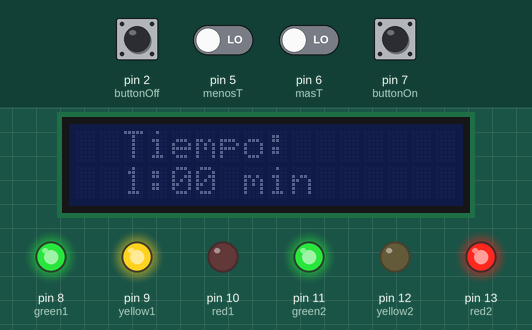
A sketch run on a simulated Arduino Uno, built with avr-gcc and run on an emulated ATmega328P. Parts: 16×2 character LCD, output pins drawn as LEDs (lit = HIGH). Inputs (shaded band) come from the test bench; at power-on: pin 2 (buttonOff), pin 5 (menosT), pin 6 (masT), pin 7 (buttonOn) LOW.

Above: at 7.3 s.
7.4 s: pin 2 (buttonOff) pulled HIGH for 0.15 s
At 7.7 s:
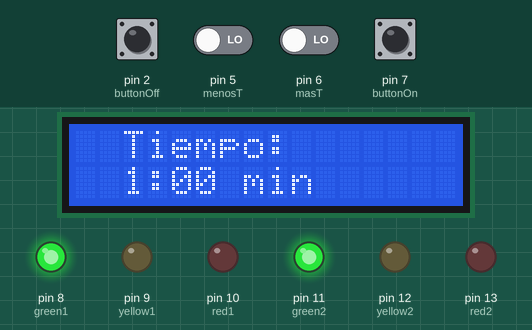
9.0 s: pin 7 (buttonOn) pulled HIGH for 0.15 s
At 10.0 s:
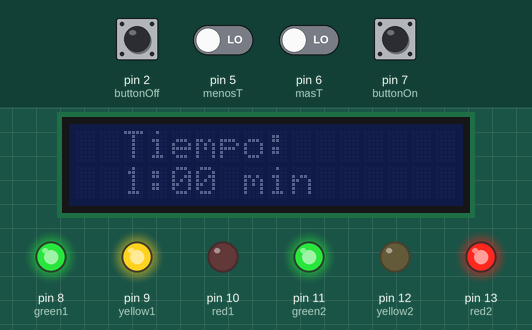
10.6 s: pin 2 (buttonOff) pulled HIGH for 1 s
At 11.3 s:
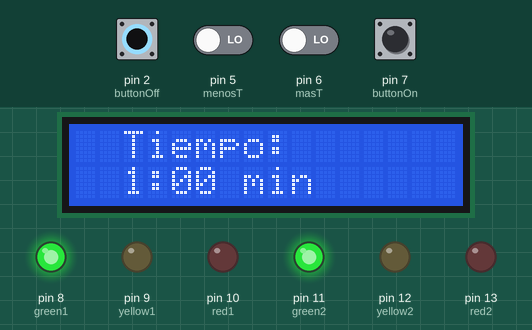
13.1 s: pin 5 (menosT) driven HIGH
At 14.2 s:
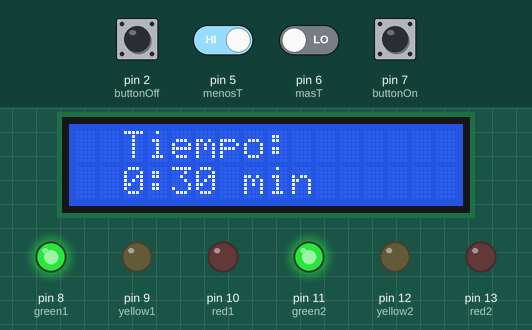
14.6 s: pin 7 (buttonOn) pulled HIGH for 1 s
At 30.8 s:
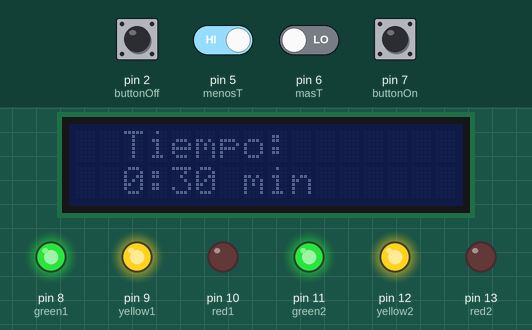
Timing chart, 0 to 36.5 s (numbered marks = the images above; inputs shaded):
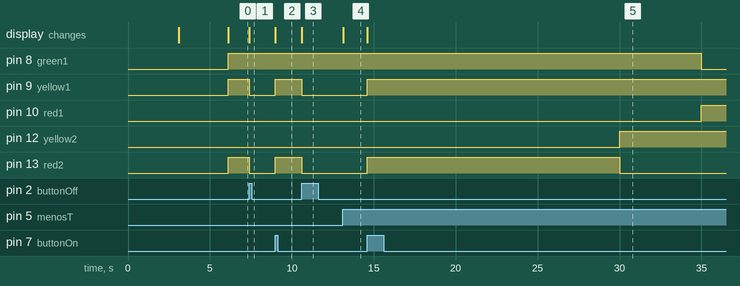

Measured:
- after the input at 7.4 s, pin 9 (yellow1), pin 13 (red2): HIGH → LOW at once; the display: changes at once (image 1)
- after the input at 9.0 s, pin 9 (yellow1), pin 13 (red2): LOW → HIGH at once; the display: changes at once (image 2)
- after the input at 10.6 s, pin 9 (yellow1), pin 13 (red2): HIGH → LOW at once; the display: changes at once (image 3)
- after the input at 13.1 s, the display: changes at once (image 4)
- after the input at 14.6 s, pin 8 (green1): HIGH → LOW after 20.4 s; pin 9 (yellow1): LOW → HIGH at once; pin 10 (red1): LOW → HIGH after 20.4 s; pin 12 (yellow2): LOW → HIGH after 15.4 s; pin 13 (red2): LOW → HIGH at once, → LOW 15.4 s later; the display: changes at once (image 5)

The sketch:

SemaforoDoble.ino
```cpp
//Code by Grupo Rubber
//Contacto:
//https://gruporubber.com.mx/
//+52 (55) 7657-3587 WhatsApp
//+52 (55) 6381-3674


//Modulo I2C para LCD 2x16:
#include<Wire.h>
#include <LiquidCrystal_I2C.h> // Debe descargar la Libreria que controla el I2C
LiquidCrystal_I2C lcd(0x27,16,2);

//Semaforo 1:
int green1 = 8;
int yellow1 = 9;
int red1 = 10;
//Semaforo 2:
int green2 = 11;
int yellow2 = 12;
int red2 = 13;
// switch:
int buttonOff = 2;
int buttonOn = 7;
// Tiempos:
long t= 30000;
long tIntervalo = 30000;
long tMax = 180000;
long tMin = 30000;
long tPreventiva = 60000;
long tRojoVerde = 5000;
//program time:
int estadoMasT = 0;
int estadoMenosT = 0;
int estadoAnteriorMasT = 0;
int estadoAnteriorMenosT = 0;
//+, -, time in sec:
int menosT = 5;
int masT = 6;
//Estado de interrupcion:
bool interrupted = false;
//Condicionales para intervalos entre semaforos:
unsigned long previousMillis = millis();
int x=1;

void setup()
{
  // initialize the lcd
  lcd.init();

  // Print a message to the LCD.
  lcd.backlight();
  lcd.setCursor(2,0);
  lcd.print("Bienvenido");
  lcd.setCursor(2,1);
  lcd.print("Iniciando...");
  delay(3000);
  lcd.clear();
  // Iniciando todos apagados:
  digitalWrite(green1, HIGH);
  digitalWrite(green2, HIGH);
  digitalWrite(yellow1, HIGH);
  digitalWrite(yellow2, HIGH);
  digitalWrite(red1, HIGH);
  digitalWrite(red2, HIGH);
  // Tiempo inicial
  lcd.setCursor(2,0);
  lcd.print("Tiempo:");
  lcd.setCursor(2,1);
  lcd.print(tPreventiva/60000);
  lcd.print(":00");
  lcd.print(" min");
  delay(3000);
  lcd.noBacklight();

  //Semaforo 1:
  pinMode(green1, OUTPUT);
  pinMode(yellow1, OUTPUT);
  pinMode(red1, OUTPUT);
  //Semaforo 2:
  pinMode(green2, OUTPUT);
  pinMode(yellow2, OUTPUT);
  pinMode(red2, OUTPUT);
  // switch:
  attachInterrupt(digitalPinToInterrupt(buttonOff),interrupt,HIGH);
  pinMode(buttonOn, INPUT);
  // switch time:
  pinMode(menosT, INPUT);
  pinMode(masT, INPUT);
  //Configuración inicial semaforos:
  digitalWrite(yellow2, LOW);
  digitalWrite(red1, LOW);
}

void loop()
{
  if (!interrupted){
    lcd.noBacklight();
    changeLights();
  }
  else if (interrupted){
    stopAll();
  }
}

void changeLights()
{
  unsigned long currentMillis = millis();
  //rojo 2
  if ((currentMillis - previousMillis >= tPreventiva) && (x == 1)){
    previousMillis = currentMillis;
    digitalWrite(yellow2, HIGH);
    digitalWrite(red2, LOW);
    x=2;
  }
  //verde 1
  else if ((currentMillis - previousMillis >= tRojoVerde) && (x == 2)){
    previousMillis = currentMillis;
    digitalWrite(red1, HIGH);
    digitalWrite(green1, LOW);
    x=3;
  }
  //amarillo 1
  else if ((currentMillis - previousMillis >= t) && (x == 3)){
    previousMillis = currentMillis;
    digitalWrite(green1, HIGH);
    digitalWrite(yellow1, LOW);
    x=4;
  }
  //rojo 1
  else if ((currentMillis - previousMillis >= tPreventiva) && (x == 4)){
    previousMillis = currentMillis;
    digitalWrite(yellow1, HIGH);
    digitalWrite(red1, LOW);
    x=5;
  }
  //verde 2
  else if ((currentMillis - previousMillis >= tRojoVerde) && (x == 5)){
    previousMillis = currentMillis;
    digitalWrite(red2, HIGH);
    digitalWrite(green2, LOW);
    x=6;
  }
  //amarillo 2
  else if ((currentMillis - previousMillis >= t) && (x == 6)){
    previousMillis = currentMillis;
    digitalWrite(green2, HIGH);
    digitalWrite(yellow2, LOW);
    x=1;
  }
}

//interrupt
void interrupt()
{
  interrupted= true;
}

//Stop loop
void stopAll()
{
  lcd.backlight();
  digitalWrite(green1, HIGH);
  digitalWrite(red1, LOW);
  digitalWrite(yellow1, LOW);
  digitalWrite(green2, HIGH);
  digitalWrite(red2, LOW);
  digitalWrite(yellow2, LOW);
  //Ciclo mientras esta detenido el semaforo
  while (digitalRead(buttonOn) != HIGH){
    //Change time mode
    estadoMasT = digitalRead(masT);
    estadoMenosT = digitalRead(menosT);
    if ((estadoMasT == HIGH) && (estadoAnteriorMasT == LOW)){
      if (tPreventiva < tMax){
        tPreventiva=tPreventiva+tIntervalo;
      }
      else{
        tPreventiva=tMin;
      }
      delay(20);
      lcd.setCursor(2,1);
      if (tPreventiva%60000 == 0){
        lcd.print(tPreventiva/60000);
        lcd.print(":00");
      }
      else{
        lcd.print(tPreventiva/60000);
        lcd.print(":30");
      }
      lcd.print(" min");
    }
    else if ((estadoMenosT == HIGH) && (estadoAnteriorMenosT == LOW)){
      if (tPreventiva > tMin){
        tPreventiva=tPreventiva-tIntervalo;
      }
      else{
        tPreventiva=tMax;
      }
      delay(20);
      lcd.setCursor(2,1);
      if (tPreventiva%60000 == 0){
        lcd.print(tPreventiva/60000);
        lcd.print(":00");
      }
      else{
        lcd.print(tPreventiva/60000);
        lcd.print(":30");
      }
      lcd.print(" min");
    }
    estadoAnteriorMasT = estadoMasT;
    estadoAnteriorMenosT = estadoMenosT;
  }
  //Restaurar configuracion del semaforo y continuar el ciclo
  digitalWrite(green1, HIGH);
  digitalWrite(yellow1, HIGH);
  digitalWrite(green2, HIGH);
  digitalWrite(red2, HIGH);
  x=1;
  interrupted= false;
}
```
